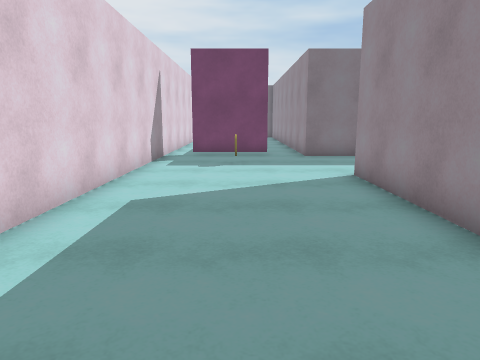
[1] (above)

17 first-person views from a walk through a Unity game level. The camera is 1.4 m above the floor, tilts 10° down and sees 70° across. The floor is counted in squares, 1 m on a side. Each view is taken from the middle of a square. On the plan, view 1 faces up. The plan holds only what a view shows up to about 15 squares ahead; the rest is blank. The place goes on beyond the plan. The player character is not drawn. Surface patterns are stand-ins for the level's own textures.

[2]
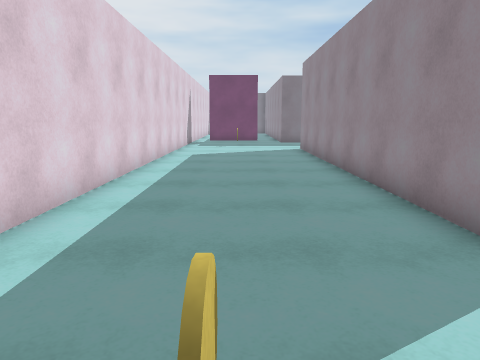

[3]
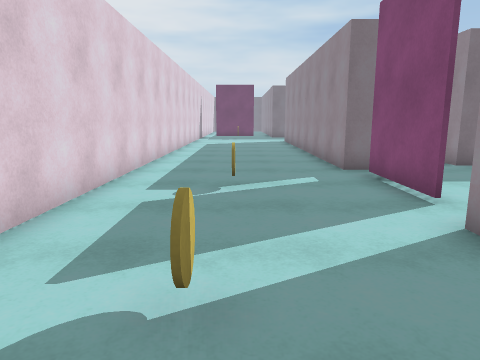

[4]
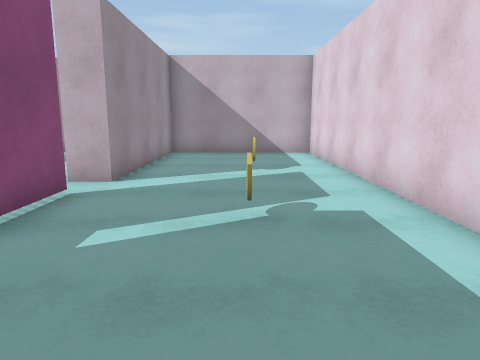

[5]
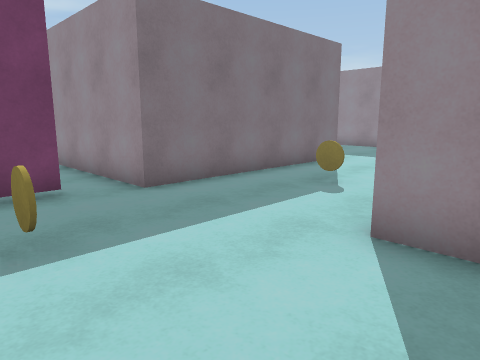

[6]
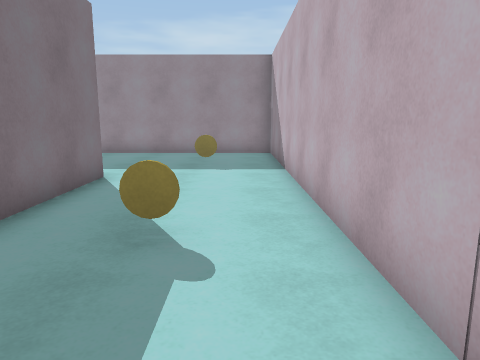

[7]
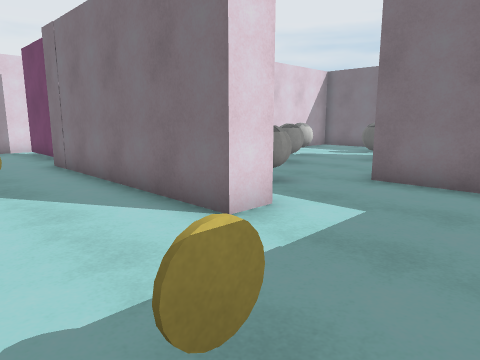

[8]
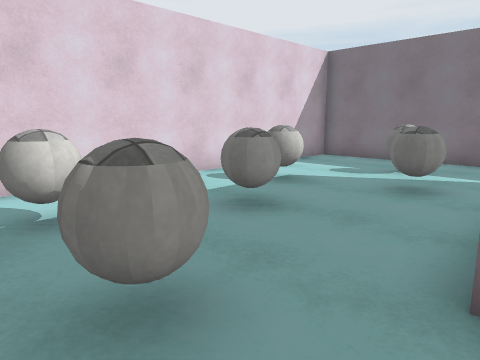

[9]
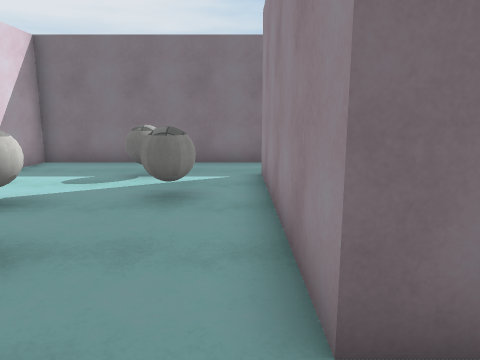

[10]
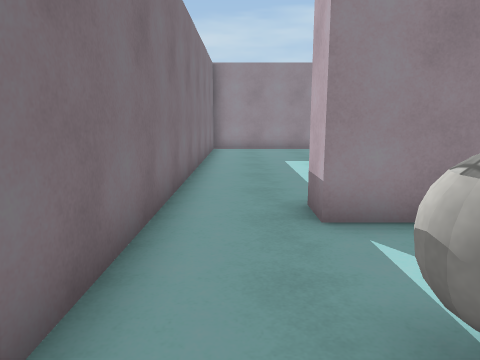

[11]
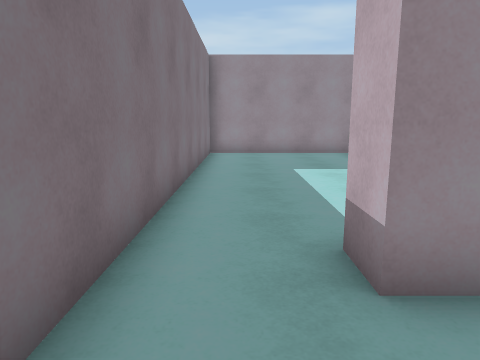

[12]
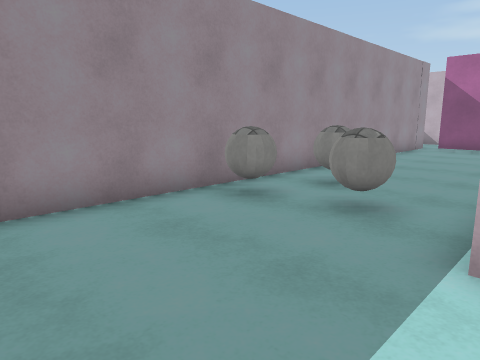

[13]
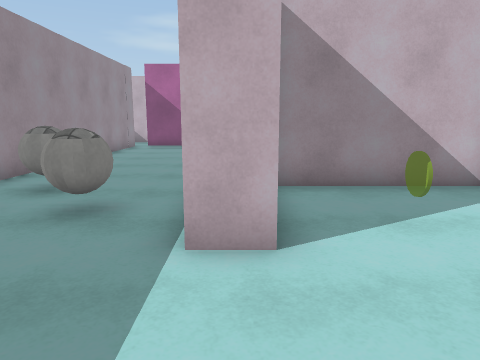

[14]
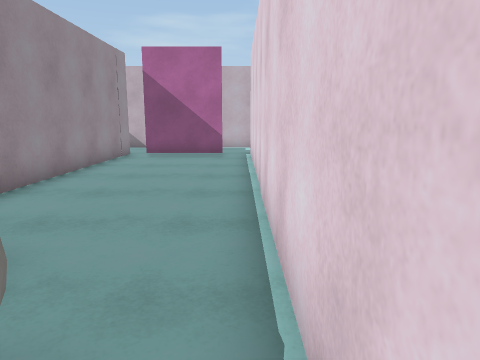

[15]
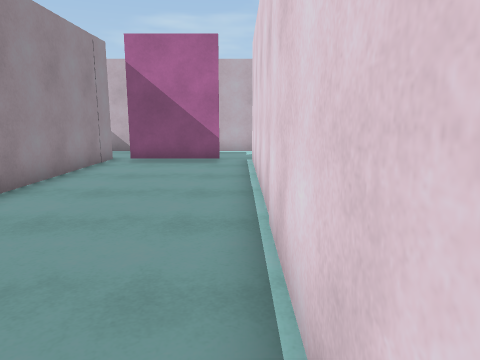

[16]
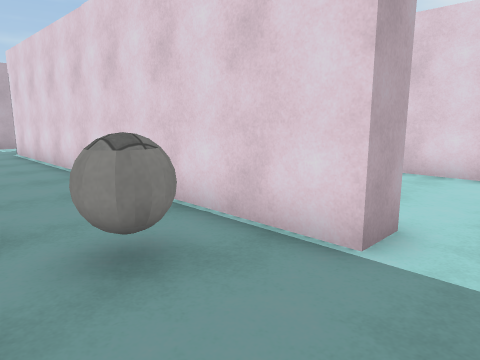

[17]
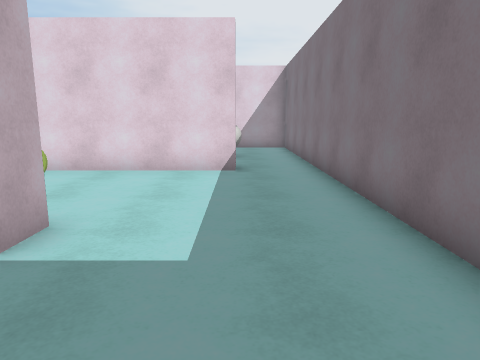

### Floor plan
Ten units are one square. View 1 is at (0, 0); x grows to the right and y downward. Boxes are objects, and circles mark ways between rooms. Rooms are numbered by the first view taken in them; rooms with no view inside come last. Other rooms are left out.
<svg viewBox="-35 -278 266 450">
<path fill="none" stroke="#000" d="M36 -87 166 -87 166 -159M11 -139 -20 -139M104 -145 104 -134 26 -134M-30 -152 -30 167 29 167 29 97 40 97M128 -178 106 -178 106 -249 116 -249M38 44 29 44 29 -88M33 84 33 52M116 -273 36 -273 36 -162M165 -225 176 -225 176 -76M119 -188 162 -188M116 -249 116 -195M186 -85 218 -85M226 -76 226 -273 116 -273"/>
<rect x="-5" y="115" width="10" height="10" fill="#bbb"><title>coin</title></rect>
<rect x="-5" y="65" width="10" height="10" fill="#bbb"><title>coin</title></rect>
<rect x="-5" y="-115" width="10" height="10" fill="#bbb"><title>coin</title></rect>
<rect x="55" y="-115" width="10" height="10" fill="#bbb"><title>coin</title></rect>
<rect x="55" y="-175" width="10" height="20" fill="#bbb"><title>ball</title></rect>
<rect x="55" y="-225" width="10" height="20" fill="#bbb"><title>ball</title></rect>
<rect x="65" y="-195" width="20" height="10" fill="#bbb"><title>ball</title></rect>
<rect x="65" y="-255" width="20" height="20" fill="#bbb"><title>ball</title></rect>
<rect x="75" y="-175" width="20" height="20" fill="#bbb"><title>ball</title></rect>
<rect x="75" y="-235" width="20" height="20" fill="#bbb"><title>ball</title></rect>
<rect x="125" y="-115" width="10" height="10" fill="#bbb"><title>coin</title></rect>
<rect x="185" y="-215" width="20" height="20" fill="#bbb"><title>ball</title></rect>
<rect x="205" y="-195" width="10" height="10" fill="#bbb"><title>ball</title></rect>
<rect x="205" y="-225" width="20" height="20" fill="#bbb"><title>ball</title></rect>
<circle cx="110" cy="-255" r="3" fill="#2a7"/>
<text x="50" y="-100">1</text>
<text x="180" y="-190">2</text>
</svg>
Room 1 opens to room 2.

Where each view was taken, in squares from view 1:
view 1: 0 up, 0 right, facing up
view 2: 8 down, 0 right, facing up
view 3: 14 down, 0 right, facing up
view 4: 2 down, 0 right, facing down
view 5: 7 up, 1 left, facing up-right
view 6: 10 up, 2 right, facing right
view 7: 10 up, 14 right, facing up-left
view 8: 15 up, 11 right, facing up-left
view 9: 16 up, 10 right, facing up
view 10: 26 up, 6 right, facing right
view 11: 26 up, 8 right, facing right
view 12: 26 up, 17 right, facing down-right
view 13: 26 up, 17 right, facing down
view 14: 22 up, 18 right, facing down
view 15: 20 up, 18 right, facing down
view 16: 24 up, 21 right, facing down-left
view 17: 25 up, 21 right, facing left
